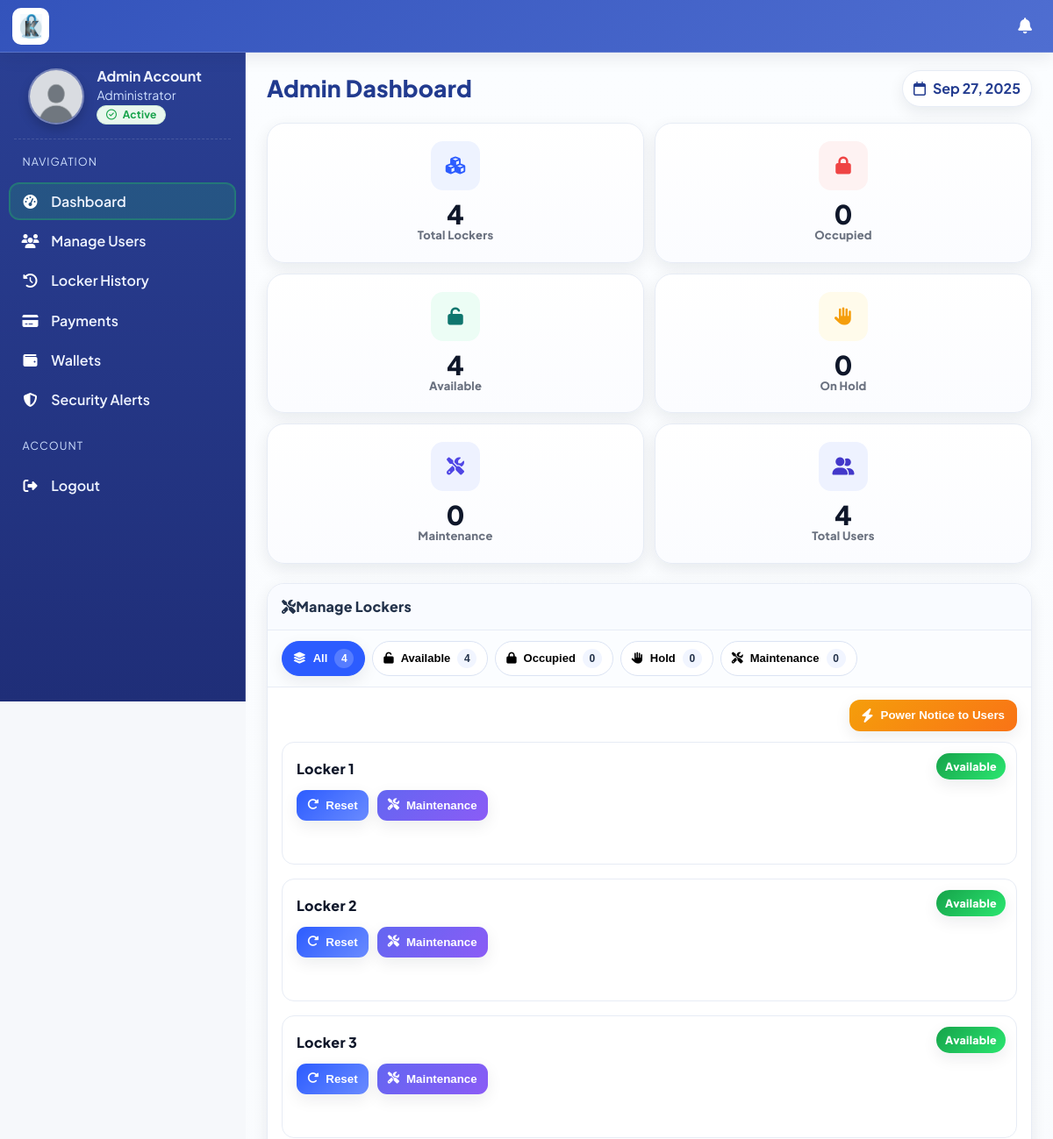
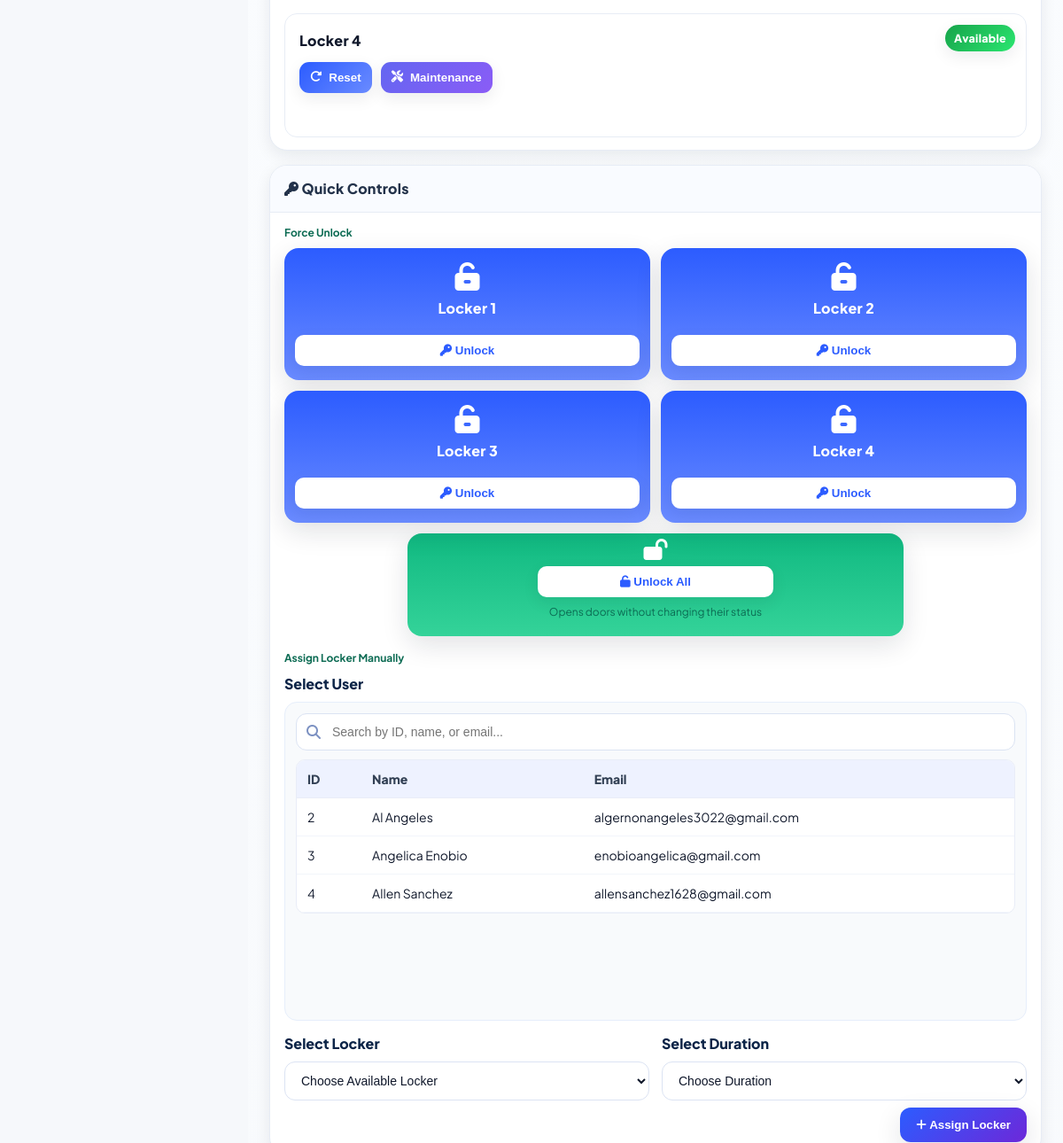
Before: /public/admin/dashboard.php (signed in, upper part) with the older database file (2 pictures, top to bottom).
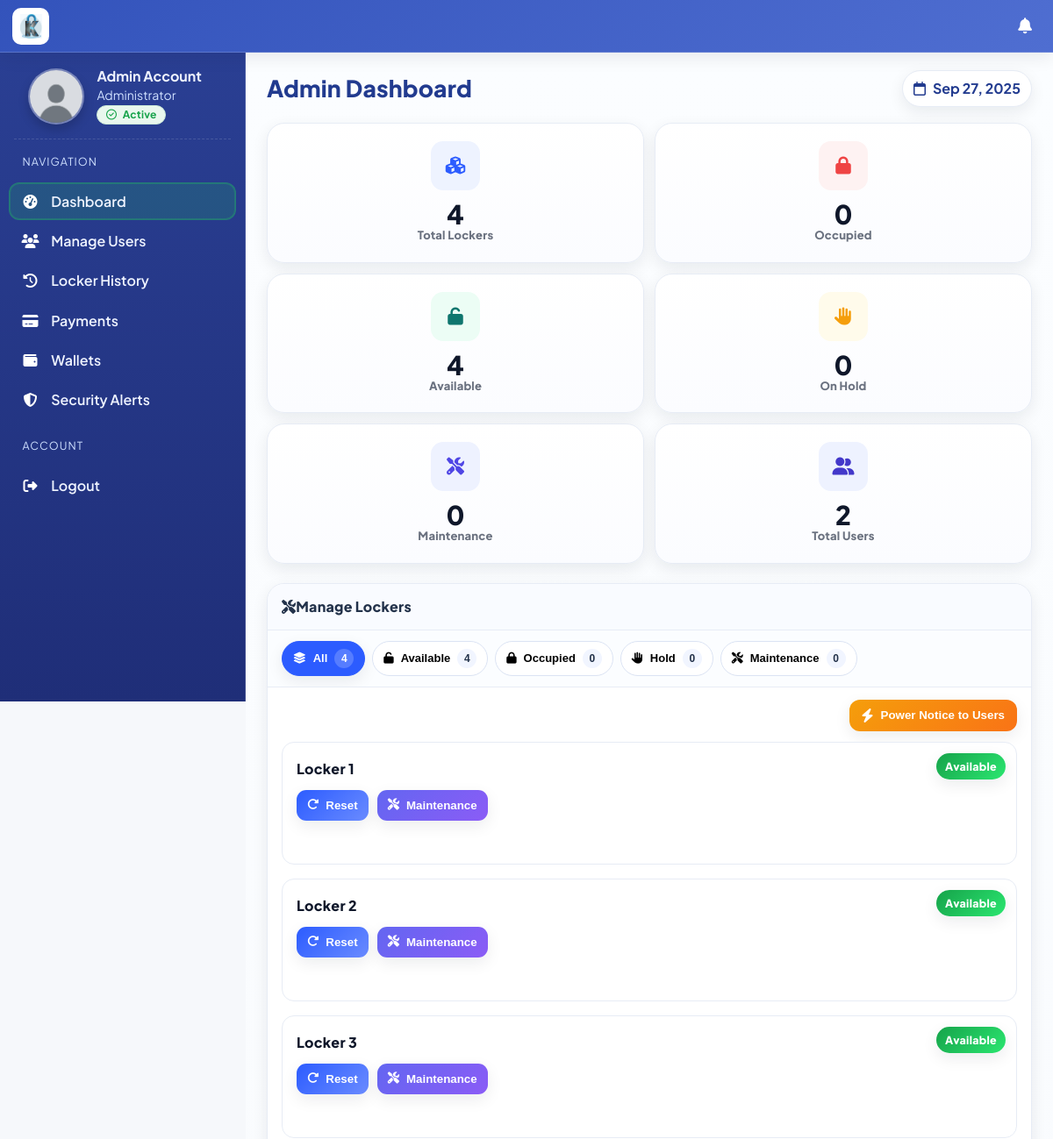
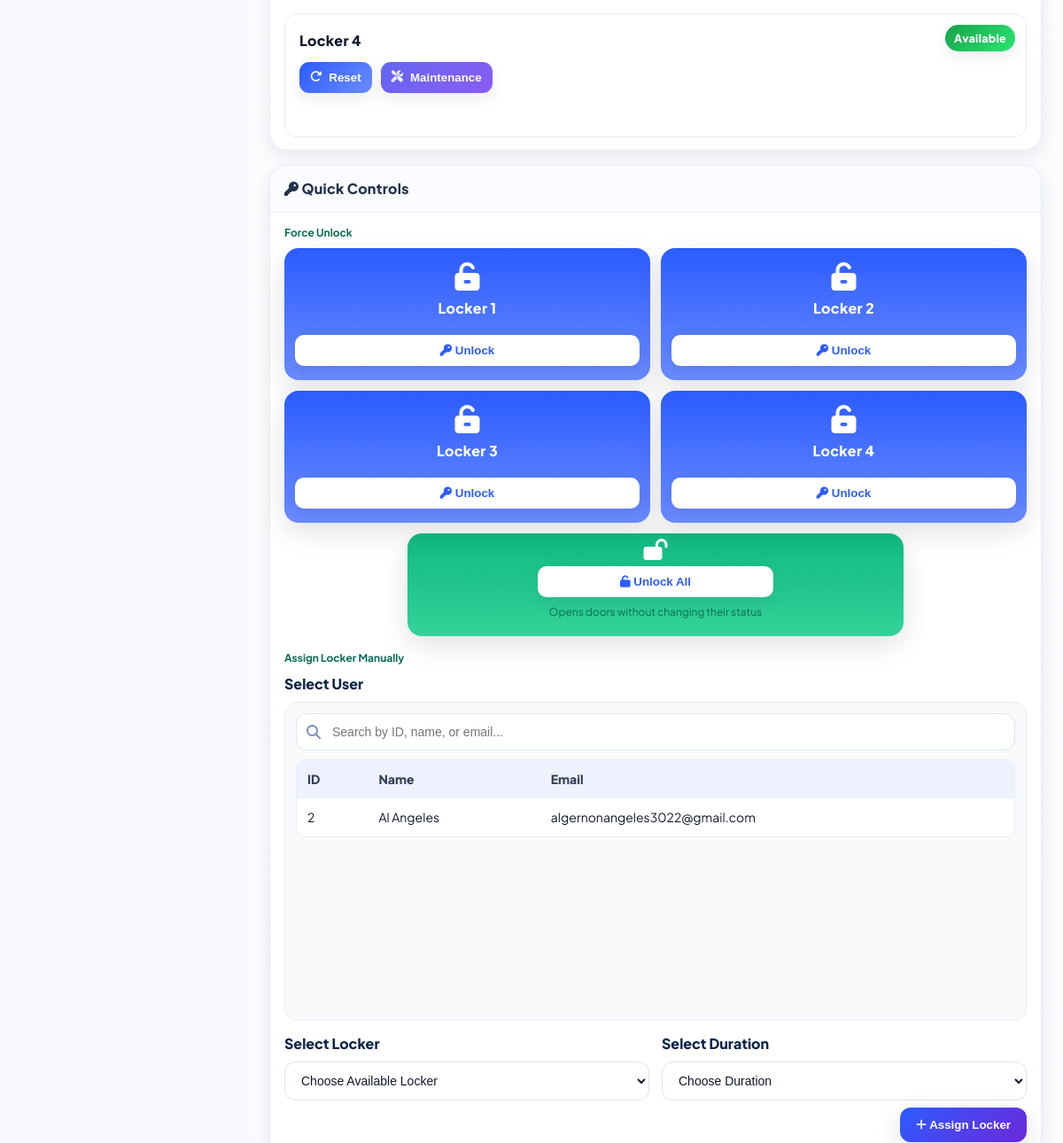
After: the same page with the newer database file (2 pictures, top to bottom).
### tables this page shows
CREATE TABLE `locker_qr` (
  `id` int(11) NOT NULL,
  `locker_number` int(11) NOT NULL,
  `user_id` int(11) DEFAULT NULL,
  `code` varchar(100) DEFAULT NULL,
  `status` enum('available','occupied','hold') NOT NULL DEFAULT 'available',
  `maintenance` tinyint(1) NOT NULL DEFAULT 0,
  `item` tinyint(1) NOT NULL DEFAULT 0,
  `expires_at` datetime DEFAULT NULL,
  `duration_minutes` int(11) DEFAULT NULL,
  `notify30_sent` tinyint(1) NOT NULL DEFAULT 0,
  `notify15_sent` tinyint(1) NOT NULL DEFAULT 0,
  `notify10_sent` tinyint(1) NOT NULL DEFAULT 0
);

CREATE TABLE `users` (
  `id` int(11) NOT NULL,
  `first_name` varchar(50) NOT NULL,
  `last_name` varchar(50) NOT NULL,
  `email` varchar(100) NOT NULL,
  `password` varchar(255) NOT NULL,
  `profile_image` varchar(255) DEFAULT NULL,
  `verification_token` varchar(255) DEFAULT NULL,
  `verification_expires_at` datetime DEFAULT NULL,
  `created_at` timestamp NOT NULL DEFAULT current_timestamp(),
  `role` enum('admin','user') NOT NULL DEFAULT 'user',
  `archived` tinyint(1) NOT NULL DEFAULT 0,
  `reset_token` varchar(255) DEFAULT NULL,
  `reset_token_expires` datetime DEFAULT NULL
);

### public/admin/dashboard.php (the view, shortened to what the changed rows need)
<?php
include '../../includes/admin_header.php';
$host = 'localhost';
$dbname = 'kandado';
$user = 'root';
$pass = '';
$conn = new mysqli($host, $user, $pass, $dbname);
$conn->set_charset('utf8mb4');
$tzOffset = (new DateTime())->format('P');
$conn->query("SET time_zone = '{$conn->real_escape_string($tzOffset)}'");
$clear_sql = "
  UPDATE locker_qr
  SET
    status='available',
    user_id=NULL,
    code=NULL,
    item=0,
    expires_at=NULL,
    duration_minutes=NULL
  WHERE
    maintenance = 0
    AND expires_at IS NOT NULL
    AND expires_at <= NOW()
    AND status IN ('occupied','hold')
";
$conn->query($clear_sql);
$total_users           = (int)$conn->query("SELECT COUNT(*) AS c FROM users")->fetch_assoc()['c'];
$locker_sql = "
    SELECT
        l.locker_number, l.status, l.code, l.item, l.expires_at, l.duration_minutes, l.maintenance,
        u.first_name, u.last_name, u.email
    FROM locker_qr l
    LEFT JOIN users u ON l.user_id = u.id
    ORDER BY l.locker_number ASC
";
$locker_result = $conn->query($locker_sql);
?>
<!doctype html>
<html lang="en">
<head>
<link rel="stylesheet" href="https://cdnjs.cloudflare.com/ajax/libs/font-awesome/6.5.0/css/all.min.css">
<link rel="stylesheet" href="../../assets/css/admin_dashboard.css">
</head>
<body>
<main id="content" aria-label="Admin dashboard">
  <div class="page-head">
    <h1 class="page-title" style="color:#223b8f">Admin Dashboard</h1>
  </div>
  <section class="kpis" aria-label="Key performance indicators">
    <div class="kpi kpi--users" aria-label="Total users">
      <div class="meta"><div class="val"><?= (int)$total_users ?></div><div class="lbl">Total Users</div></div>
    </div>
  </section>
  <div class="section-grid">
    <section class="panel" aria-label="Manage lockers">
      <div class="panel-body">
        <div class="locker-grid" id="lockerGrid">
          <?php while($locker = $locker_result->fetch_assoc()): ?>
            <?php
              $status = htmlspecialchars($locker['status'] ?? '', ENT_QUOTES, 'UTF-8');
              $lnum   = (int)$locker['locker_number'];
              $item   = !empty($locker['item']);
              $isMaintenance = !empty($locker['maintenance']) ? 1 : 0;
              $displayStatus = $isMaintenance ? 'maintenance' : ($status ?: 'unknown');
            ?>
            <article
              class="locker-card <?= $displayStatus ?>"
              data-status="<?= $status ?>"
              data-maintenance="<?= $isMaintenance ?>"
              data-has-item="<?= $item ? 1 : 0 ?>"
              data-locker-number="<?= $lnum ?>"
            >
              <span class="status-badge <?= $displayStatus ?>">
                <?= $displayStatus === 'hold' ? 'On Hold' : ucfirst($displayStatus) ?>
              </span>
              <div class="locker-top">
                <div class="locker-num">Locker <?= $lnum ?></div>
              </div>
              <div class="btn-row">
                <button class="btn btn-reset" data-locker="<?= $lnum ?>" aria-label="Reset locker <?= $lnum ?>"><i class="fa-solid fa-rotate-right"></i> Reset</button>
                <button
                  class="btn btn-maintenance <?= $isMaintenance ? 'is-on' : '' ?>"
                  data-locker="<?= $lnum ?>"
                  data-maint="<?= $isMaintenance ?>"
                  aria-label="<?= $isMaintenance ? 'End maintenance for locker ' . $lnum : 'Mark locker ' . $lnum . ' as maintenance' ?>"
                >
                  <i class="fa-solid fa-screwdriver-wrench"></i>
                  <?= $isMaintenance ? 'End Maintenance' : 'Maintenance' ?>
                </button>
              </div>
            </article>
          <?php endwhile; ?>
        </div>
      </div>
    </section>
    <section class="panel panel--sticky" aria-label="Force unlock and assign">
      <div class="panel-body">
        <div class="force-grid">
          <?php for($i=1;$i<=4;$i++): ?>
            <div class="unlock-tile">
              <i class="fa-solid fa-unlock-alt fa-2x"></i>
              <h4>Locker <?= $i ?></h4>
              <button class="unlock-action btn-force-unlock" data-locker="<?= $i ?>" aria-label="Force unlock locker <?= $i ?>"><i class="fa-solid fa-key"></i> Unlock</button>
            </div>
          <?php endfor; ?>
        </div>
        <form id="assignLockerForm" class="form" method="post" action="/kandado/api/assign_locker.php">
          <div class="form-grid">
            <div class="form-group" style="grid-column: span 2;">
              <div class="user-table-wrap">
                <div class="table-viewport">
                  <table class="user-table" id="userTable">
                    <thead><tr><th>ID</th><th>Name</th><th>Email</th></tr></thead>
                    <tbody>
                      <?php
                      $users_rs = $conn->query("SELECT id, first_name, last_name, email FROM users WHERE role='user' AND archived=0");
                      while($u = $users_rs->fetch_assoc()):
                        $uid  = (int)$u['id'];
                        $name = htmlspecialchars($u['first_name'].' '.$u['last_name'], ENT_QUOTES, 'UTF-8');
                        $mail = htmlspecialchars($u['email'], ENT_QUOTES, 'UTF-8');
                      ?>
                        <tr data-user-id="<?= $uid ?>"><td><?= $uid ?></td><td><?= $name ?></td><td><?= $mail ?></td></tr>
                      <?php endwhile; ?>
                    </tbody>
                  </table>
                </div>
              </div>
            </div>
          </div>
        </form>
      </div>
    </section>
  </div>
</main>
</body>
</html>

Changed rows visible on the page:
removed users: id "3", name "Angelica Enobio", email "enobioangelica@gmail.com"
removed users: id "4", name "Allen Sanchez", email "allensanchez1628@gmail.com"
Other visible differences:
$total_users: "4" → "2"
